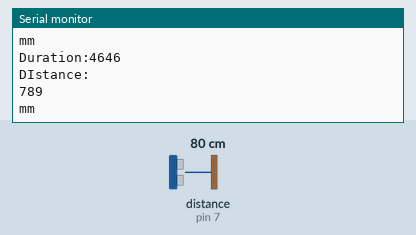
Bench run of a sketch on a simulated Arduino Uno, built with avr-gcc and run on an emulated ATmega328P. Shown: the last lines printed to the serial monitor. Wiring (inferred from the names in the program): ultrasonic range finder: trigger pin 6; echo pin 7. Inputs (shaded band) come from the test bench; at power-on: distance to the obstacle (sensor on pin 7) 80 cm. The echo pulse lasts 58.3 µs per cm.

Above: at 1.8 s.
1.9 s: distance to the obstacle (sensor on pin 7) set to 2 cm
At 2.8 s:
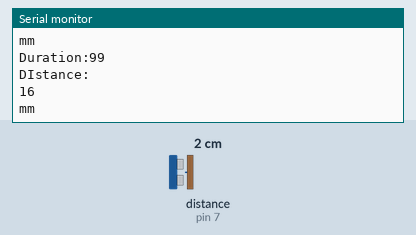
3.4 s: distance to the obstacle (sensor on pin 7) set to 4 cm
At 4.8 s:
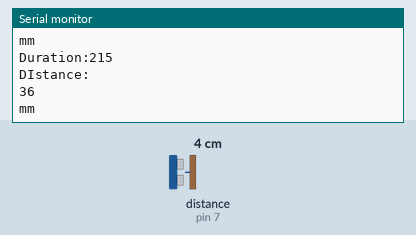
Timing chart, 0 to 6.4 s (numbered marks = the images above; inputs shaded):
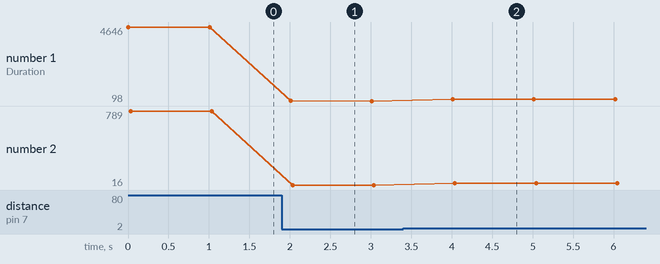

The sketch:

1.Ultrasonic_sensor.ino
```cpp
//출력핀(trig)과 입력핀(echo) 설정
int trigPin = 6;
int echoPin = 7;

void setup(){
  Serial.begin(9600);       // 시리얼 속도 설정
  pinMode(echoPin, INPUT);   // echoPin 입력
  pinMode(trigPin, OUTPUT);  // trigPin 출력
}

void loop(){
  long duration, distance;
  digitalWrite(trigPin, HIGH);  // trigPin에서 초음파 발생(echoPin도 HIGH)
  delayMicroseconds(10);
  digitalWrite(trigPin, LOW);

  duration = pulseIn(echoPin, HIGH);    // echoPin 이 HIGH를 유지한 시간을 저장 한다.
  distance = ((float)(340 * duration) / 1000) / 2;

  Serial.print("Duration:");   //시리얼모니터에 Echo가 HIGH인 시간을 표시
  Serial.print(duration);
  Serial.println("\nDIstance:"); // 물체와 초음파 센서간 거리를 표시
  Serial.println(distance);
  Serial.println("mm\n");
  delay(1000);
}
```

Measured:
- after the input at 1.9 s, the serial monitor: prints a new line after 0.11 s (image 1)
- after the input at 3.4 s, the serial monitor: prints a new line after 0.61 s (image 2)
- plotted number 1: 4646 → 98 after the input at 1.9 s, 98 → 215 after the input at 3.4 s
- plotted number 2: 789 → 16 after the input at 1.9 s, 16 → 36 after the input at 3.4 s
